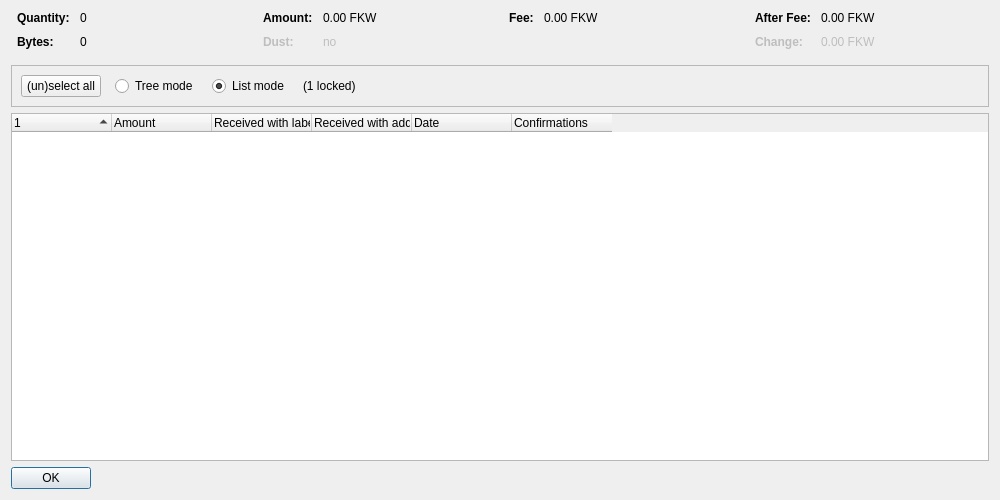
<?xml version="1.0" encoding="UTF-8"?>
<ui version="4.0">
 <class>CoinControlDialog</class>
 <widget class="QDialog" name="CoinControlDialog">
  <property name="geometry">
   <rect>
    <x>0</x>
    <y>0</y>
    <width>1000</width>
    <height>500</height>
   </rect>
  </property>
  <property name="windowTitle">
   <string>Coin Selection</string>
  </property>
  <layout class="QVBoxLayout" name="verticalLayout">
   <item>
    <layout class="QHBoxLayout" name="horizontalLayoutTop" stretch="0,0,0,0">
     <property name="topMargin">
      <number>0</number>
     </property>
     <property name="bottomMargin">
      <number>10</number>
     </property>
     <item>
      <layout class="QFormLayout" name="formLayoutCoinControl1">
       <property name="horizontalSpacing">
        <number>10</number>
       </property>
       <property name="verticalSpacing">
        <number>10</number>
       </property>
       <property name="leftMargin">
        <number>6</number>
       </property>
       <property name="rightMargin">
        <number>6</number>
       </property>
       <item row="0" column="0">
        <widget class="QLabel" name="labelCoinControlQuantityText">
         <property name="font">
          <font>
           <weight>75</weight>
           <bold>true</bold>
          </font>
         </property>
         <property name="text">
          <string>Quantity:</string>
         </property>
        </widget>
       </item>
       <item row="0" column="1">
        <widget class="QLabel" name="labelCoinControlQuantity">
         <property name="cursor">
          <cursorShape>IBeamCursor</cursorShape>
         </property>
         <property name="contextMenuPolicy">
          <enum>Qt::ActionsContextMenu</enum>
         </property>
         <property name="text">
          <string notr="true">0</string>
         </property>
         <property name="textInteractionFlags">
          <set>Qt::LinksAccessibleByMouse|Qt::TextSelectableByKeyboard|Qt::TextSelectableByMouse</set>
         </property>
        </widget>
       </item>
       <item row="1" column="0">
        <widget class="QLabel" name="labelCoinControlBytesText">
         <property name="font">
          <font>
           <weight>75</weight>
           <bold>true</bold>
          </font>
         </property>
         <property name="text">
          <string>Bytes:</string>
         </property>
        </widget>
       </item>
       <item row="1" column="1">
        <widget class="QLabel" name="labelCoinControlBytes">
         <property name="cursor">
          <cursorShape>IBeamCursor</cursorShape>
         </property>
         <property name="contextMenuPolicy">
          <enum>Qt::ActionsContextMenu</enum>
         </property>
         <property name="text">
          <string notr="true">0</string>
         </property>
         <property name="textInteractionFlags">
          <set>Qt::LinksAccessibleByMouse|Qt::TextSelectableByKeyboard|Qt::TextSelectableByMouse</set>
         </property>
        </widget>
       </item>
      </layout>
     </item>
     <item>
      <layout class="QFormLayout" name="formLayoutCoinControl2">
       <property name="horizontalSpacing">
        <number>10</number>
       </property>
       <property name="verticalSpacing">
        <number>10</number>
       </property>
       <property name="leftMargin">
        <number>6</number>
       </property>
       <property name="rightMargin">
        <number>6</number>
       </property>
       <item row="0" column="0">
        <widget class="QLabel" name="labelCoinControlAmountText">
         <property name="font">
          <font>
           <weight>75</weight>
           <bold>true</bold>
          </font>
         </property>
         <property name="text">
          <string>Amount:</string>
         </property>
        </widget>
       </item>
       <item row="0" column="1">
        <widget class="QLabel" name="labelCoinControlAmount">
         <property name="cursor">
          <cursorShape>IBeamCursor</cursorShape>
         </property>
         <property name="contextMenuPolicy">
          <enum>Qt::ActionsContextMenu</enum>
         </property>
         <property name="text">
          <string notr="true">0.00 FKW</string>
         </property>
         <property name="textInteractionFlags">
          <set>Qt::LinksAccessibleByMouse|Qt::TextSelectableByKeyboard|Qt::TextSelectableByMouse</set>
         </property>
        </widget>
       </item>
       <item row="1" column="0">
        <widget class="QLabel" name="labelCoinControlLowOutputText">
         <property name="enabled">
          <bool>false</bool>
         </property>
         <property name="font">
          <font>
           <weight>75</weight>
           <bold>true</bold>
          </font>
         </property>
         <property name="text">
          <string>Dust:</string>
         </property>
        </widget>
       </item>
       <item row="1" column="1">
        <widget class="QLabel" name="labelCoinControlLowOutput">
         <property name="enabled">
          <bool>false</bool>
         </property>
         <property name="cursor">
          <cursorShape>IBeamCursor</cursorShape>
         </property>
         <property name="contextMenuPolicy">
          <enum>Qt::ActionsContextMenu</enum>
         </property>
         <property name="text">
          <string notr="true">no</string>
         </property>
         <property name="textInteractionFlags">
          <set>Qt::LinksAccessibleByMouse|Qt::TextSelectableByKeyboard|Qt::TextSelectableByMouse</set>
         </property>
        </widget>
       </item>
      </layout>
     </item>
     <item>
      <layout class="QFormLayout" name="formLayoutCoinControl3">
       <property name="horizontalSpacing">
        <number>10</number>
       </property>
       <property name="verticalSpacing">
        <number>10</number>
       </property>
       <property name="leftMargin">
        <number>6</number>
       </property>
       <property name="rightMargin">
        <number>6</number>
       </property>
       <item row="0" column="0">
        <widget class="QLabel" name="labelCoinControlFeeText">
         <property name="font">
          <font>
           <weight>75</weight>
           <bold>true</bold>
          </font>
         </property>
         <property name="text">
          <string>Fee:</string>
         </property>
        </widget>
       </item>
       <item row="0" column="1">
        <widget class="QLabel" name="labelCoinControlFee">
         <property name="cursor">
          <cursorShape>IBeamCursor</cursorShape>
         </property>
         <property name="contextMenuPolicy">
          <enum>Qt::ActionsContextMenu</enum>
         </property>
         <property name="text">
          <string notr="true">0.00 FKW</string>
         </property>
         <property name="textInteractionFlags">
          <set>Qt::LinksAccessibleByMouse|Qt::TextSelectableByKeyboard|Qt::TextSelectableByMouse</set>
         </property>
        </widget>
       </item>
      </layout>
     </item>
     <item>
      <layout class="QFormLayout" name="formLayoutCoinControl4">
       <property name="horizontalSpacing">
        <number>10</number>
       </property>
       <property name="verticalSpacing">
        <number>10</number>
       </property>
       <property name="leftMargin">
        <number>6</number>
       </property>
       <property name="rightMargin">
        <number>6</number>
       </property>
       <item row="0" column="0">
        <widget class="QLabel" name="labelCoinControlAfterFeeText">
         <property name="font">
          <font>
           <weight>75</weight>
           <bold>true</bold>
          </font>
         </property>
         <property name="text">
          <string>After Fee:</string>
         </property>
        </widget>
       </item>
       <item row="0" column="1">
        <widget class="QLabel" name="labelCoinControlAfterFee">
         <property name="cursor">
          <cursorShape>IBeamCursor</cursorShape>
         </property>
         <property name="contextMenuPolicy">
          <enum>Qt::ActionsContextMenu</enum>
         </property>
         <property name="text">
          <string notr="true">0.00 FKW</string>
         </property>
         <property name="textInteractionFlags">
          <set>Qt::LinksAccessibleByMouse|Qt::TextSelectableByKeyboard|Qt::TextSelectableByMouse</set>
         </property>
        </widget>
       </item>
       <item row="1" column="0">
        <widget class="QLabel" name="labelCoinControlChangeText">
         <property name="enabled">
          <bool>false</bool>
         </property>
         <property name="font">
          <font>
           <weight>75</weight>
           <bold>true</bold>
          </font>
         </property>
         <property name="text">
          <string>Change:</string>
         </property>
        </widget>
       </item>
       <item row="1" column="1">
        <widget class="QLabel" name="labelCoinControlChange">
         <property name="enabled">
          <bool>false</bool>
         </property>
         <property name="cursor">
          <cursorShape>IBeamCursor</cursorShape>
         </property>
         <property name="contextMenuPolicy">
          <enum>Qt::ActionsContextMenu</enum>
         </property>
         <property name="text">
          <string notr="true">0.00 FKW</string>
         </property>
         <property name="textInteractionFlags">
          <set>Qt::LinksAccessibleByMouse|Qt::TextSelectableByKeyboard|Qt::TextSelectableByMouse</set>
         </property>
        </widget>
       </item>
      </layout>
     </item>
    </layout>
   </item>
   <item>
    <widget class="QFrame" name="frame">
     <property name="minimumSize">
      <size>
       <width>0</width>
       <height>40</height>
      </size>
     </property>
     <property name="frameShape">
      <enum>QFrame::StyledPanel</enum>
     </property>
     <property name="frameShadow">
      <enum>QFrame::Sunken</enum>
     </property>
     <layout class="QHBoxLayout" name="horizontalLayout">
      <item>
       <layout class="QHBoxLayout" name="horizontalLayoutPanel" stretch="0,0,0,0,0">
        <property name="spacing">
         <number>14</number>
        </property>
        <item>
         <widget class="QPushButton" name="pushButtonSelectAll">
          <property name="sizePolicy">
           <sizepolicy hsizetype="Maximum" vsizetype="Fixed">
            <horstretch>0</horstretch>
            <verstretch>0</verstretch>
           </sizepolicy>
          </property>
          <property name="text">
           <string>(un)select all</string>
          </property>
          <property name="autoDefault">
           <bool>false</bool>
          </property>
         </widget>
        </item>
        <item>
         <widget class="QRadioButton" name="radioTreeMode">
          <property name="sizePolicy">
           <sizepolicy hsizetype="Maximum" vsizetype="Fixed">
            <horstretch>0</horstretch>
            <verstretch>0</verstretch>
           </sizepolicy>
          </property>
          <property name="text">
           <string>Tree mode</string>
          </property>
         </widget>
        </item>
        <item>
         <widget class="QRadioButton" name="radioListMode">
          <property name="sizePolicy">
           <sizepolicy hsizetype="Maximum" vsizetype="Fixed">
            <horstretch>0</horstretch>
            <verstretch>0</verstretch>
           </sizepolicy>
          </property>
          <property name="text">
           <string>List mode</string>
          </property>
          <property name="checked">
           <bool>true</bool>
          </property>
         </widget>
        </item>
        <item>
         <widget class="QLabel" name="labelLocked">
          <property name="text">
           <string notr="true">(1 locked)</string>
          </property>
         </widget>
        </item>
        <item>
         <spacer name="horizontalSpacer">
          <property name="orientation">
           <enum>Qt::Horizontal</enum>
          </property>
          <property name="sizeHint" stdset="0">
           <size>
            <width>40</width>
            <height>20</height>
           </size>
          </property>
         </spacer>
        </item>
       </layout>
      </item>
     </layout>
    </widget>
   </item>
   <item>
    <widget class="CoinControlTreeWidget" name="treeWidget">
     <property name="contextMenuPolicy">
      <enum>Qt::CustomContextMenu</enum>
     </property>
     <property name="sortingEnabled">
      <bool>false</bool>
     </property>
     <property name="columnCount">
      <number>6</number>
     </property>
     <attribute name="headerShowSortIndicator" stdset="0">
      <bool>true</bool>
     </attribute>
     <attribute name="headerStretchLastSection">
      <bool>false</bool>
     </attribute>
     <column>
      <property name="text">
       <string/>
      </property>
     </column>
     <column>
      <property name="text">
       <string>Amount</string>
      </property>
     </column>
     <column>
      <property name="text">
       <string>Received with label</string>
      </property>
     </column>
     <column>
      <property name="text">
       <string>Received with address</string>
      </property>
     </column>
     <column>
      <property name="text">
       <string>Date</string>
      </property>
     </column>
     <column>
      <property name="text">
       <string>Confirmations</string>
      </property>
      <property name="toolTip">
       <string>Confirmed</string>
      </property>
     </column>
     <column>
      <property name="text">
       <string/>
      </property>
     </column>
     <column>
      <property name="text">
       <string/>
      </property>
     </column>
     <column>
      <property name="text">
       <string/>
      </property>
     </column>
     <column>
      <property name="text">
       <string/>
      </property>
     </column>
    </widget>
   </item>
   <item>
    <widget class="QDialogButtonBox" name="buttonBox">
     <property name="sizePolicy">
      <sizepolicy hsizetype="Maximum" vsizetype="Fixed">
       <horstretch>0</horstretch>
       <verstretch>0</verstretch>
      </sizepolicy>
     </property>
     <property name="orientation">
      <enum>Qt::Horizontal</enum>
     </property>
     <property name="standardButtons">
      <set>QDialogButtonBox::Ok</set>
     </property>
    </widget>
   </item>
  </layout>
 </widget>
 <customwidgets>
  <customwidget>
   <class>CoinControlTreeWidget</class>
   <extends>QTreeWidget</extends>
   <header>qt/coincontroltreewidget.h</header>
  </customwidget>
 </customwidgets>
 <resources/>
 <connections/>
</ui>
